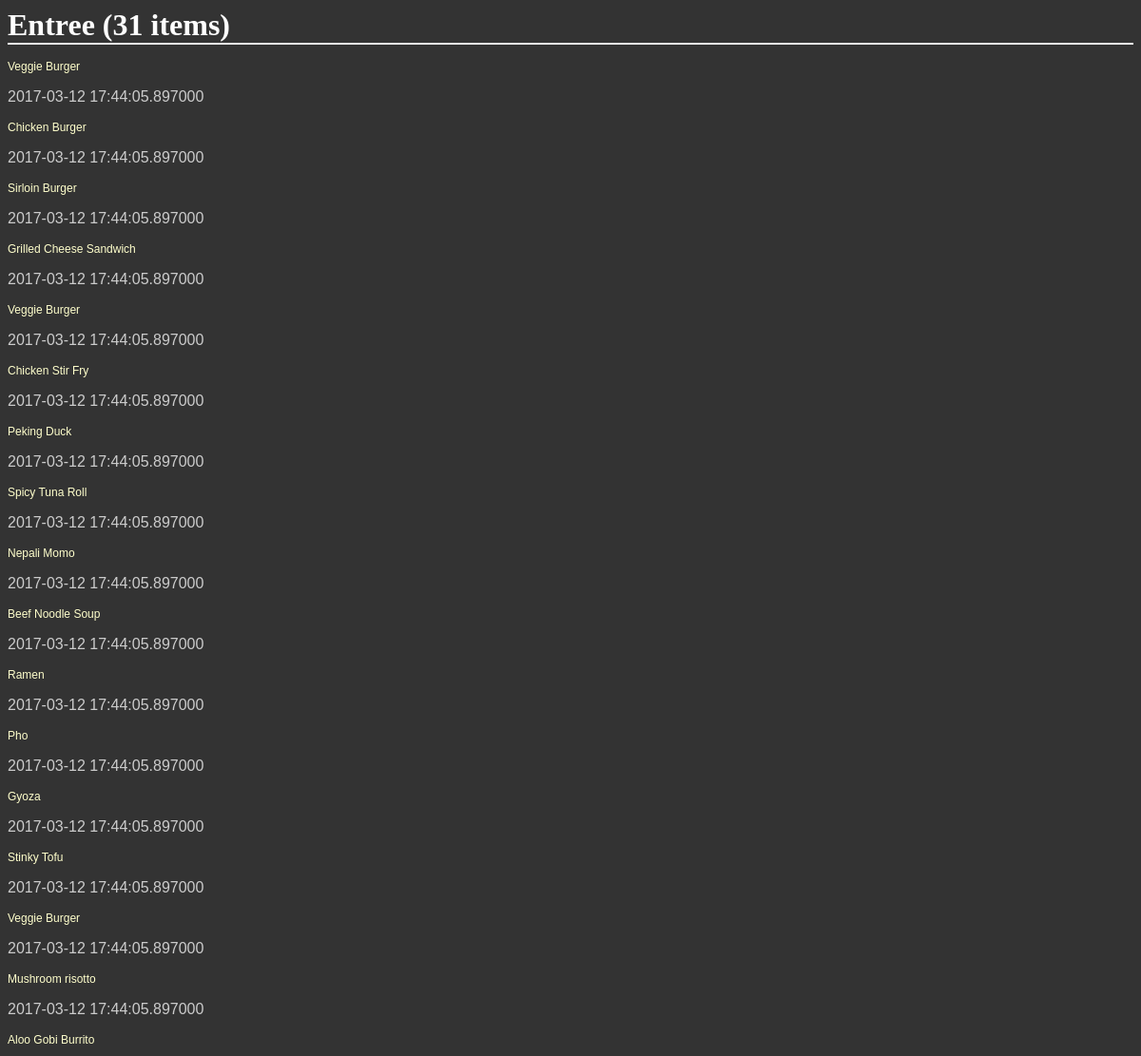
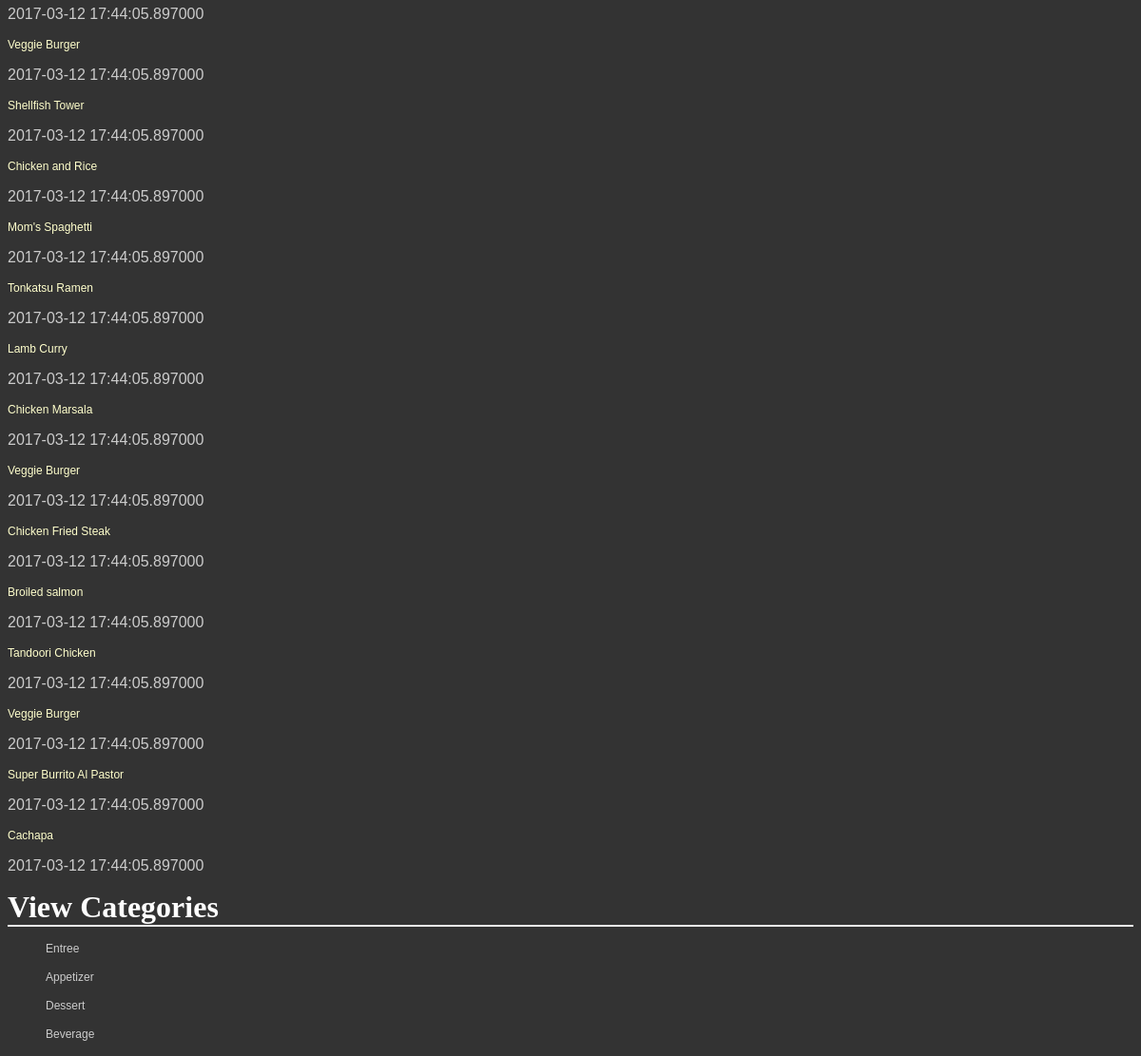
The page /catalog/Entree on the database its author committed (2 pictures, top to bottom).
### database_setup.py (models this page shows, shortened)
class CatalogItem(Base):
    __tablename__ = 'catalog_item'
    id = Column(Integer, primary_key = True)
    name = Column(String(250), nullable = False)
    price = Column(String(8))
    category = Column(String(250))
    description = Column(String(250))
    dt_added = Column(DateTime, nullable = False, default = datetime.datetime.now())
    dt_modded = Column(DateTime, nullable = False, default = datetime.datetime.now(), onupdate = datetime.datetime.now())
    user_id = Column(Integer, ForeignKey('user.id'))
    user = relationship(User)

### final_project.py (the view)
@app.route('/catalog/<string:category>/items', methods = ['GET'])
@app.route('/catalog/<string:category>', methods = ['GET'])
def viewCategory(category):
    items = session.query(CatalogItem).filter_by(category = category).all()
    categories = dbfunctions.getUnique(CatalogItem.category)
    cat_name = list(k[0] for k in categories)
    return render_template('categorylist.html',
        items = items,
        category = category,
        categories = cat_name)

### dbfunctions.py (called while the page is built)
def getUnique(cls_attr):
    return session.query(cls_attr).distinct(cls_attr).all()

### templates/categorylist.html
{% extends 'base.html' %}
{% block content %}
<h1>{{ '%s (%s items)' % (category, items|length) }}</h1>
{% for i in items %}
<div>
  <p><a href="{{url_for('viewCatalogItem', category = category, item_id = i.id)}}">{{i.name}}</a></p>
  <p>{{i.dt_modded}}</p>
</div>
{% endfor %}
<h1>View Categories</h1>
<div>
  {% for cat in categories %}
  <ul>
    <a href="{{url_for('viewCategory', category = cat)}}"><p>{{cat}}</p></a>
  </ul>
  {% endfor %}
</div>
{% endblock %}

### static/styles.css (style rules this page uses)
body { font-family: sans-serif; background-image: url('img3.jpg'); background-color: #333333 }
h1, h2, h3, h4 { color: #FFFFFF; }
h1, h2 { font-family: 'Georgia', serif; margin: 0; }
h1 { border-bottom: 2px solid #eee; }
p, dd, dt { color: #CCCCCC; }
a { text-decoration: none; color:#FFFFCC; font-size: .75em; }

### rows shown on the page
CatalogItem: name "Veggie Burger", dt_modded "2017-03-12 17:44:05.897000"
CatalogItem: name "Chicken Burger", dt_modded "2017-03-12 17:44:05.897000"
CatalogItem: name "Sirloin Burger", dt_modded "2017-03-12 17:44:05.897000"
CatalogItem: name "Grilled Cheese Sandwich", dt_modded "2017-03-12 17:44:05.897000"
CatalogItem: name "Veggie Burger", dt_modded "2017-03-12 17:44:05.897000"
CatalogItem: name "Chicken Stir Fry", dt_modded "2017-03-12 17:44:05.897000"
CatalogItem: name "Peking Duck", dt_modded "2017-03-12 17:44:05.897000"
CatalogItem: name "Spicy Tuna Roll", dt_modded "2017-03-12 17:44:05.897000"
CatalogItem: name "Nepali Momo", dt_modded "2017-03-12 17:44:05.897000"
CatalogItem: name "Beef Noodle Soup", dt_modded "2017-03-12 17:44:05.897000"
CatalogItem: name "Ramen", dt_modded "2017-03-12 17:44:05.897000"
CatalogItem: name "Pho", dt_modded "2017-03-12 17:44:05.897000"
CatalogItem: name "Gyoza", dt_modded "2017-03-12 17:44:05.897000"
CatalogItem: name "Stinky Tofu", dt_modded "2017-03-12 17:44:05.897000"
CatalogItem: name "Veggie Burger", dt_modded "2017-03-12 17:44:05.897000"
CatalogItem: name "Mushroom risotto", dt_modded "2017-03-12 17:44:05.897000"
CatalogItem: name "Aloo Gobi Burrito", dt_modded "2017-03-12 17:44:05.897000"
CatalogItem: name "Veggie Burger", dt_modded "2017-03-12 17:44:05.897000"
CatalogItem: name "Shellfish Tower", dt_modded "2017-03-12 17:44:05.897000"
CatalogItem: name "Chicken and Rice", dt_modded "2017-03-12 17:44:05.897000"
CatalogItem: name "Mom's Spaghetti", dt_modded "2017-03-12 17:44:05.897000"
CatalogItem: name "Tonkatsu Ramen", dt_modded "2017-03-12 17:44:05.897000"
CatalogItem: name "Lamb Curry", dt_modded "2017-03-12 17:44:05.897000"
CatalogItem: name "Chicken Marsala", dt_modded "2017-03-12 17:44:05.897000"
CatalogItem: name "Veggie Burger", dt_modded "2017-03-12 17:44:05.897000"
CatalogItem: name "Chicken Fried Steak", dt_modded "2017-03-12 17:44:05.897000"
CatalogItem: name "Broiled salmon", dt_modded "2017-03-12 17:44:05.897000"
CatalogItem: name "Tandoori Chicken", dt_modded "2017-03-12 17:44:05.897000"
CatalogItem: name "Veggie Burger", dt_modded "2017-03-12 17:44:05.897000"
CatalogItem: name "Super Burrito Al Pastor", dt_modded "2017-03-12 17:44:05.897000"
CatalogItem: name "Cachapa", dt_modded "2017-03-12 17:44:05.897000"

### other values the page prints
{{ '%s (%s items)' % (category, items|length) }} "Entree (31 items)"
{{ cat }} "Entree" "Appetizer" "Dessert" "Beverage"
